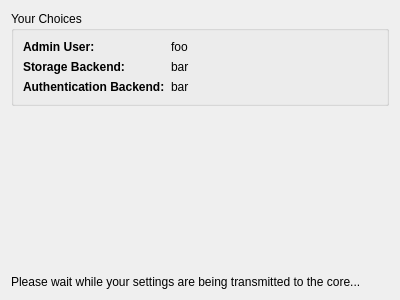
<ui version="4.0" >
 <class>CoreConfigWizardSyncPage</class>
 <widget class="QWidget" name="CoreConfigWizardSyncPage" >
  <property name="geometry" >
   <rect>
    <x>0</x>
    <y>0</y>
    <width>400</width>
    <height>300</height>
   </rect>
  </property>
  <property name="windowTitle" >
   <string>Form</string>
  </property>
  <layout class="QVBoxLayout" >
   <item>
    <widget class="QGroupBox" name="groupBox" >
     <property name="title" >
      <string>Your Choices</string>
     </property>
     <layout class="QVBoxLayout" >
      <item>
       <layout class="QHBoxLayout" >
        <item>
         <layout class="QGridLayout" >
          <item row="0" column="0" >
           <widget class="QLabel" name="label" >
            <property name="font" >
             <font>
              <weight>75</weight>
              <bold>true</bold>
             </font>
            </property>
            <property name="text" >
             <string>Admin User:</string>
            </property>
           </widget>
          </item>
          <item row="0" column="1" >
           <widget class="QLabel" name="user" >
            <property name="text" >
             <string>foo</string>
            </property>
           </widget>
          </item>
          <item row="1" column="0" >
           <widget class="QLabel" name="label_2" >
            <property name="font" >
             <font>
              <weight>75</weight>
              <bold>true</bold>
             </font>
            </property>
            <property name="text" >
             <string>Storage Backend:</string>
            </property>
           </widget>
          </item>
          <item row="1" column="1" >
           <widget class="QLabel" name="backend" >
            <property name="text" >
             <string>bar</string>
            </property>
           </widget>
          </item>
          <item row="2" column="0" >
           <widget class="QLabel" name="label_2" >
            <property name="font" >
             <font>
              <weight>75</weight>
              <bold>true</bold>
             </font>
            </property>
            <property name="text" >
             <string>Authentication Backend:</string>
            </property>
           </widget>
          </item>
          <item row="2" column="1" >
           <widget class="QLabel" name="authBackend" >
            <property name="text" >
             <string>bar</string>
            </property>
           </widget>
          </item>
         </layout>
        </item>
        <item>
         <spacer>
          <property name="orientation" >
           <enum>Qt::Horizontal</enum>
          </property>
          <property name="sizeHint" >
           <size>
            <width>40</width>
            <height>20</height>
           </size>
          </property>
         </spacer>
        </item>
       </layout>
      </item>
     </layout>
    </widget>
   </item>
   <item>
    <spacer>
     <property name="orientation" >
      <enum>Qt::Vertical</enum>
     </property>
     <property name="sizeHint" >
      <size>
       <width>20</width>
       <height>40</height>
      </size>
     </property>
    </spacer>
   </item>
   <item>
    <widget class="QLabel" name="status" >
     <property name="text" >
      <string>Please wait while your settings are being transmitted to the core...</string>
     </property>
     <property name="alignment" >
      <set>Qt::AlignLeading|Qt::AlignLeft|Qt::AlignTop</set>
     </property>
     <property name="wordWrap" >
      <bool>true</bool>
     </property>
    </widget>
   </item>
  </layout>
 </widget>
 <resources/>
 <connections/>
</ui>
